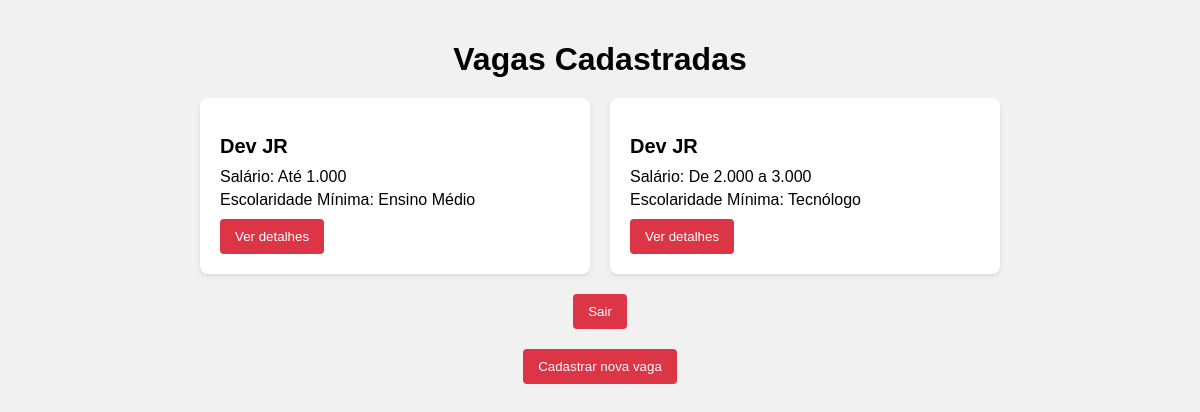
The page /home/vagas_cadastradas/ (signed in) on the database as committed earlier.
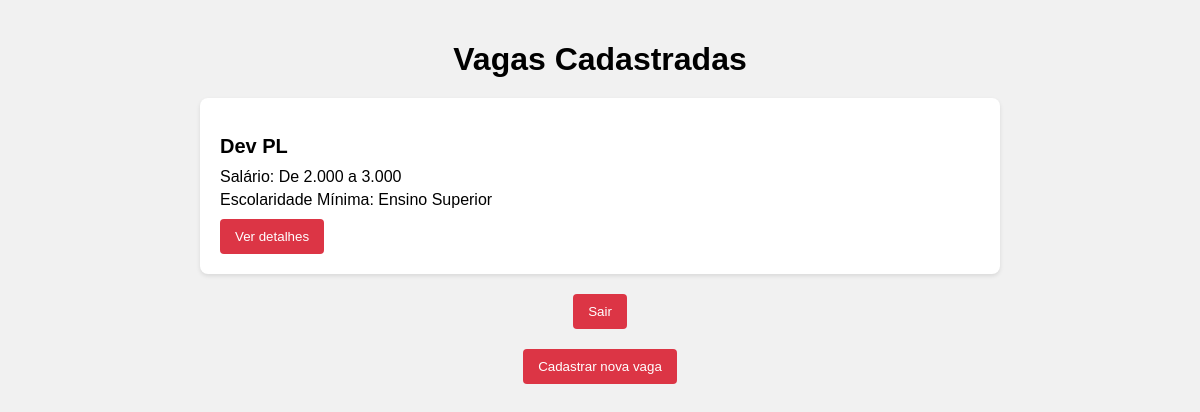
The same page on the database as committed later.
### app_vagas/models.py (models this page shows, shortened)
class Vagas(models.Model):
    nome = models.CharField(max_length=100)
    faixa_salarial = models.IntegerField(choices=FAIXA_SALARIAL_CHOICES)
    escolaridade_minima = models.IntegerField(choices=ESCOLARIDADE_CHOICES)
    requisitos = models.TextField()
    empresa = models.ForeignKey(Empresa, related_name="vagas", on_delete=models.CASCADE)

### app_vagas/views.py (the view)
# urls.py: path("vagas_cadastradas/", views.vagas_cadastradas, name="vagas_cadastradas"),
@login_required
def vagas_cadastradas(request):
    hasattr(request.user, "empresa")
    empresa_id = request.user.empresa.id
    vagas = Vagas.objects.filter(empresa_id=empresa_id).all()
    if vagas:
        context = {"vagas": vagas}
        return render(request, "vagas_cadastradas.html", context)
    else:
        context = {}
        return HttpResponseRedirect(reverse("cad_vagas"))

### projeto_vagas/templates/vagas_cadastradas.html (shortened to what this page needs)
<!DOCTYPE html>
{%load static%}
<html>
<head>
    <link rel="stylesheet" type="text/css" href="{% static 'css/vagas_cadastradas.css' %}">
</head>
<body>
    <div class="container">
        <h1>Vagas Cadastradas</h1>
        <div class="vagas">
            {% for vaga in vagas %}
            <div class="vaga">
                <h2>{{ vaga.nome }}</h2>
                <p>Salário: {{ vaga.get_faixa_salarial_display }}</p>
                <p>Escolaridade Mínima: {{ vaga.get_escolaridade_minima_display}}</p>
                <a href="{% url 'detalhes_vaga_empresas' vaga.id %}">
                    <button>Ver detalhes</button>
                </a>
            </div>
            {% endfor %}
        </div>
        <div class="logout-button">
            <a href="{% url 'logout_view' %}">
                <button>Sair</button>
            </a>
        </div>
        <div class="cadastro_vaga-button">
            <a href="{% url 'cad_vagas' %}">
                <button>Cadastrar nova vaga</button>
            </a>
        </div>
    </div>
</body>
</html>

Rows that differ between the two databases and show on the page:
removed Vagas: nome "Dev JR", faixa_salarial "Até 1.000", escolaridade_minima "Ensino Médio"
removed Vagas: nome "Dev JR", faixa_salarial "De 2.000 a 3.000", escolaridade_minima "Tecnólogo"
added Vagas: nome "Dev PL", faixa_salarial "De 2.000 a 3.000", escolaridade_minima "Ensino Superior"
